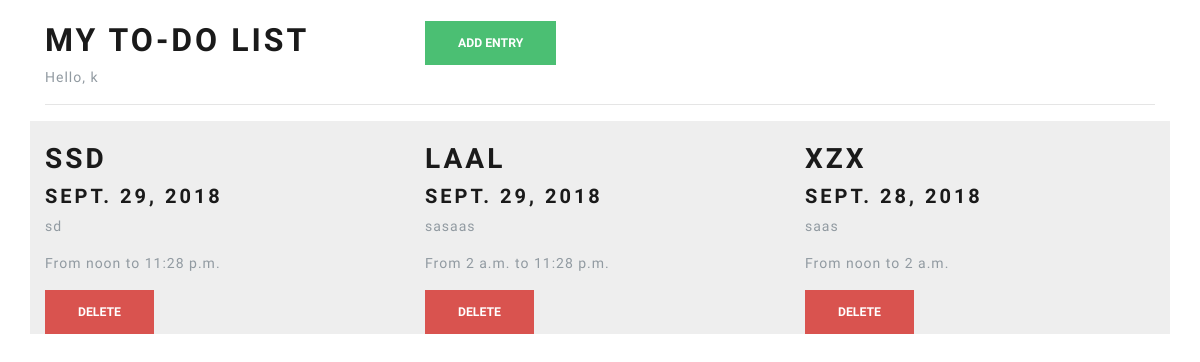
Page /calendar (signed in) on the committed database.
### calendarNote/models.py (models this page shows, shortened)
class Entry(models.Model):
    name = models.CharField(max_length=100)
    author = models.ForeignKey(User, on_delete=models.CASCADE)
    date = models.DateField()
    start_time = models.TimeField()
    end_time = models.TimeField()
    description = models.TextField()
    created = models.DateTimeField(auto_now_add=True)

### calendarNote/views.py (the view)
# urls.py: path('calendar', views.CalendarListView.as_view(), name='calendar'),
class CalendarListView(ListView):
    template_name = 'calendarNote/calendar.html'
    model = Entry
    context_object_name = 'entries'
    def get_queryset(self, *args, **kwargs):
        return Entry.objects.filter(author=self.request.user)

### calendarNote/templates/calendarNote/calendar.html
{% extends 'calendarNote/base.html' %}
{% block content %}
<div class="container">
  <br />
  <div class="row">
    <div class="col-lg-4">
      <h1>My To-Do list</h1>
        <span>Hello, {{ request.user.username }}</span>
    </div>
    <div class="col-lg-8">
      <button onclick="window.location='{% url 'add' %}'" type="button" class="btn btn-success">Add Entry</button>
    </div>
  </div>
  <hr />
  <div class="row">
    {% for entry in entries %}
      {% include 'calendarNote/_calendar_entry.html' %}
    {% endfor %}
  </div>
</div>
{% endblock %}

### calendarNote/templates/calendarNote/_calendar_entry.html
<div class="calendar_entry col-lg-4">
  <br />
  <h2>{{ entry.name }}</h2>
  <h4>{{ entry.date }}</h4>
  <p>{{ entry.description|truncatechars:100 }}</p>
    <p>From {{ entry.start_time }} to {{ entry.end_time}}</p>
  <button data-id="{{ entry.id }}" onclick="deleteCalendarEntry(this)" class="btn btn-danger">Delete</button>
</div>

### calendarNote/static/calendarNote/css/style.css (style rules this page uses)
.calendar_entry { background-color: #eee; }
body, html { width: 100%; display: grid; }

### rows in the picture
Entry: name "SSD", date "SEPT. 29, 2018", description "sd", start_time "noon", end_time "11:28 p.m."
Entry: name "LAAL", date "SEPT. 29, 2018", description "sasaas", start_time "2 a.m.", end_time "11:28 p.m."
Entry: name "XZX", date "SEPT. 28, 2018", description "saas", start_time "noon", end_time "2 a.m."

### other values in the picture
{{ request.user.username }} "k"
